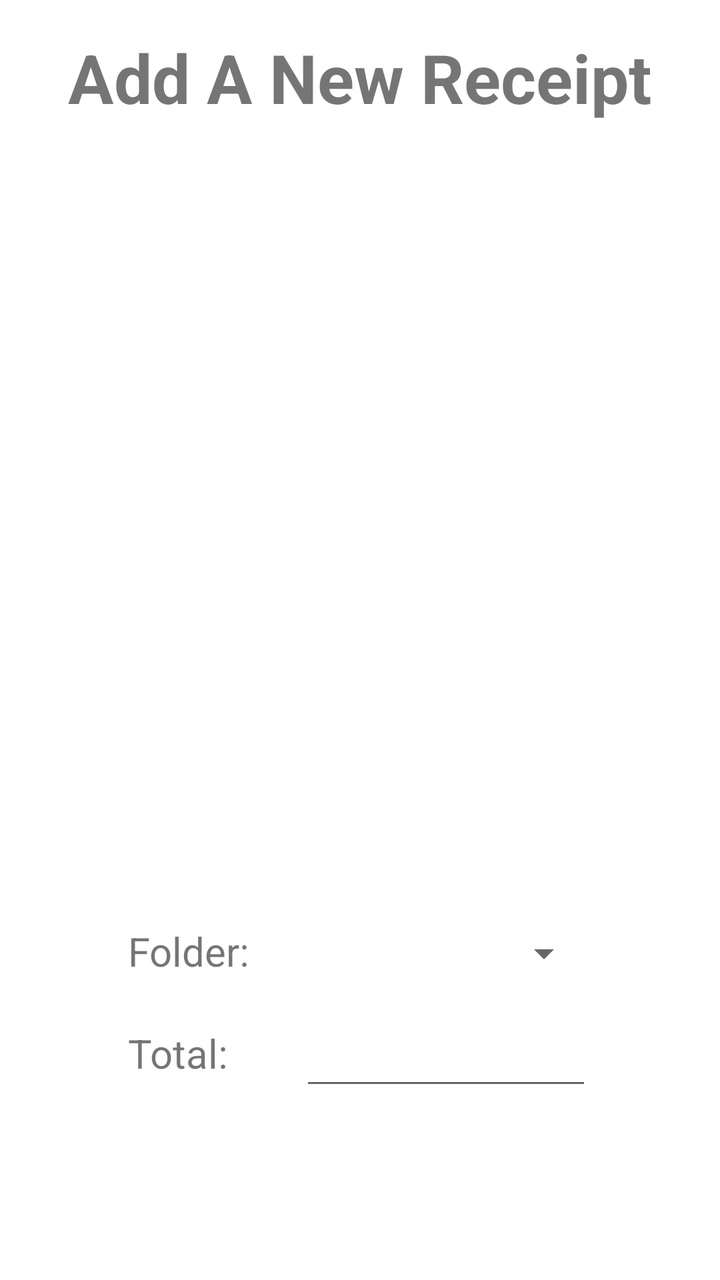
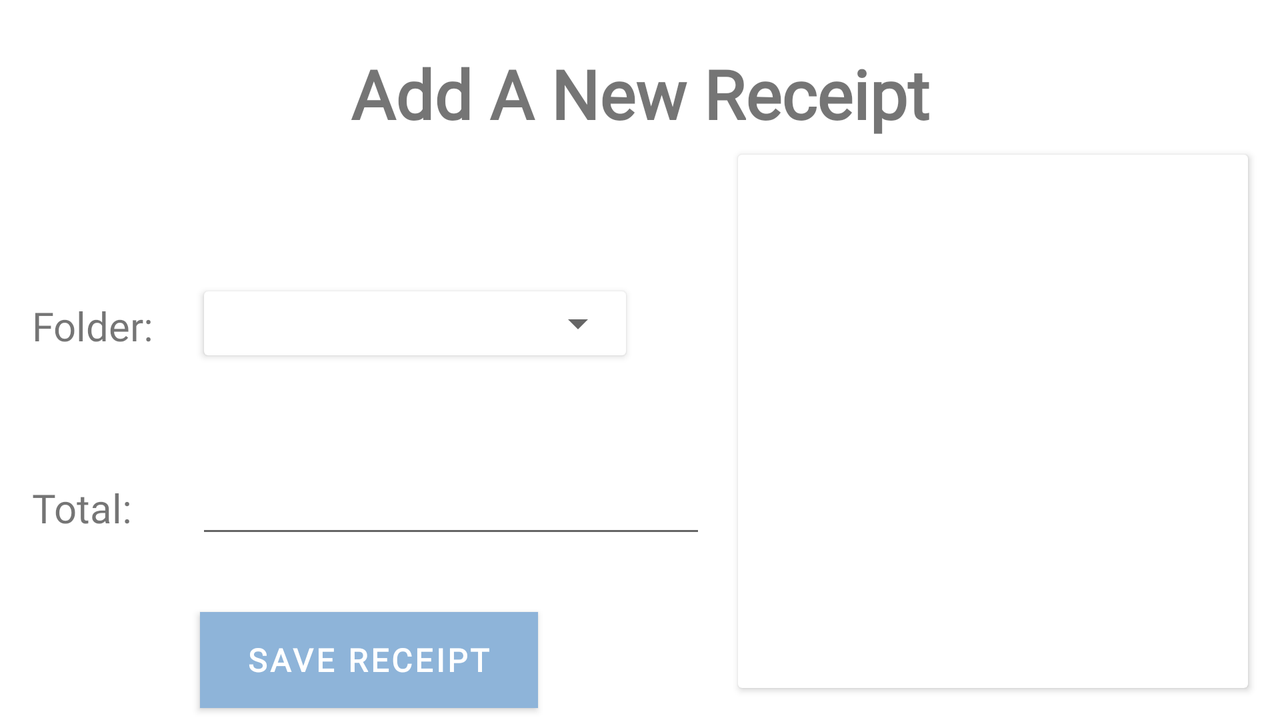

The same Android screen from two of the app's own layout files: first res/layout/ as a phone draws it, then the repository's variant for another configuration, drawn on a device whose configuration selects that folder. Both files follow.
<!-- AndroidManifest.xml: application theme Theme.MLReceiptStorer -->
<!-- res/layout/activity_add_receipt.xml -->
<?xml version="1.0" encoding="utf-8"?>
<androidx.constraintlayout.widget.ConstraintLayout xmlns:android="http://schemas.android.com/apk/res/android"
    xmlns:app="http://schemas.android.com/apk/res-auto"
    xmlns:tools="http://schemas.android.com/tools"
    android:layout_width="match_parent"
    android:layout_height="match_parent"
    tools:context=".AddReceiptActivity">

    <TextView
        android:id="@+id/textViewAddReceipt"
        android:layout_width="wrap_content"
        android:layout_height="wrap_content"
        android:layout_marginTop="16dp"
        android:text="@string/addReceipt"
        android:textSize="34sp"
        android:textStyle="bold"
        app:layout_constraintEnd_toEndOf="parent"
        app:layout_constraintStart_toStartOf="parent"
        app:layout_constraintTop_toTopOf="parent" />

    <ImageView
        android:id="@+id/imageViewReceiptAdd"
        android:layout_width="0dp"
        android:layout_height="0dp"
        android:layout_marginTop="16dp"
        android:layout_marginBottom="16dp"
        app:layout_constraintBottom_toTopOf="@+id/spinnerFolderSelect"
        app:layout_constraintEnd_toEndOf="parent"
        app:layout_constraintHorizontal_bias="0.0"
        app:layout_constraintStart_toStartOf="parent"
        app:layout_constraintTop_toBottomOf="@+id/textViewAddReceipt"
        app:layout_constraintVertical_bias="0.0" />

    <TextView
        android:id="@+id/textViewFolderTitle"
        android:layout_width="70dp"
        android:layout_height="wrap_content"
        android:layout_marginStart="64dp"
        android:layout_marginBottom="24dp"
        android:text="@string/folder"
        android:textSize="20sp"
        app:layout_constraintBottom_toTopOf="@+id/textViewTotalTitle"
        app:layout_constraintStart_toStartOf="parent" />

    <TextView
        android:id="@+id/textViewTotalTitle"
        android:layout_width="70dp"
        android:layout_height="wrap_content"
        android:layout_marginStart="64dp"
        android:layout_marginBottom="100dp"
        android:text="@string/total"
        android:textSize="20sp"
        app:layout_constraintBottom_toBottomOf="parent"
        app:layout_constraintStart_toStartOf="parent" />

    <Spinner
        android:id="@+id/spinnerFolderSelect"
        android:layout_width="0dp"
        android:layout_height="32dp"
        android:layout_marginStart="16dp"
        android:layout_marginEnd="64dp"
        android:layout_marginBottom="16dp"
        app:layout_constraintBottom_toTopOf="@+id/editTextReceiptTotal"
        app:layout_constraintEnd_toEndOf="parent"
        app:layout_constraintStart_toEndOf="@+id/textViewFolderTitle" />

    <EditText
        android:id="@+id/editTextReceiptTotal"
        android:layout_width="0dp"
        android:layout_height="wrap_content"
        android:layout_marginStart="16dp"
        android:layout_marginEnd="64dp"
        android:layout_marginBottom="90dp"
        android:ems="10"
        android:inputType="numberDecimal"
        app:layout_constraintBottom_toBottomOf="parent"
        app:layout_constraintEnd_toEndOf="parent"
        app:layout_constraintStart_toEndOf="@+id/textViewTotalTitle" />

</androidx.constraintlayout.widget.ConstraintLayout>
<!-- resources referenced by this layout -->
<resources>
  <string name="addReceipt">Add A New Receipt</string>
  <string name="folder">Folder:</string>
  <string name="total">Total:</string>
  <style name="Theme.MLReceiptStorer" parent="Theme.MaterialComponents.DayNight.NoActionBar">
          
          <item name="colorPrimary">@color/baby_blue</item>
          <item name="colorPrimaryVariant">@color/baby_blue</item>
          <item name="colorOnPrimary">@color/white</item>
          
          <item name="colorSecondary">@color/teal_200</item>
          <item name="colorSecondaryVariant">@color/teal_700</item>
          <item name="colorOnSecondary">@color/black</item>
          
          <item name="android:statusBarColor" tools:targetApi="l">?attr/colorPrimaryVariant</item>
          
      </style>
  <color name="baby_blue">#8EB4D9</color>
  <color name="white">#FFFFFFFF</color>
  <color name="teal_200">#FF03DAC5</color>
  <color name="teal_700">#FF018786</color>
  <color name="black">#FF000000</color>
</resources>
<!-- res/layout-land/activity_add_receipt.xml (the repository's variant of the layout above) -->
<!-- drawn on the phone turned sideways -->
<?xml version="1.0" encoding="utf-8"?>
<androidx.constraintlayout.widget.ConstraintLayout xmlns:android="http://schemas.android.com/apk/res/android"
    xmlns:app="http://schemas.android.com/apk/res-auto"
    xmlns:tools="http://schemas.android.com/tools"
    android:layout_width="match_parent"
    android:layout_height="match_parent"
    tools:context=".AddReceiptActivity">

    <Button
        android:id="@+id/buttonAddBusinessName2"
        android:layout_width="40dp"
        android:layout_height="40dp"
        android:layout_marginTop="-8dp"
        android:layout_marginEnd="8dp"
        android:background="@drawable/rounded_button"
        android:backgroundTint="@color/baby_blue"
        android:onClick="onAddFolder"
        android:text="@string/plusSign"
        android:textColor="#FFFFFF"
        app:layout_constraintEnd_toStartOf="@+id/cardView2"
        app:layout_constraintTop_toTopOf="@+id/textViewFolderTitle"
        tools:ignore="TouchTargetSizeCheck,TextContrastCheck" />

    <TextView
        android:id="@+id/textViewAddReceipt"
        android:layout_width="wrap_content"
        android:layout_height="wrap_content"
        android:layout_marginTop="24dp"
        android:fontFamily="@font/alegreya_sc"
        android:text="@string/addReceipt"
        android:textSize="34sp"
        android:textStyle="bold"
        app:layout_constraintEnd_toEndOf="parent"
        app:layout_constraintStart_toStartOf="parent"
        app:layout_constraintTop_toTopOf="parent" />

    <TextView
        android:id="@+id/textViewFolderTitle"
        android:layout_width="70dp"
        android:layout_height="wrap_content"
        android:layout_marginStart="16dp"
        android:layout_marginTop="80dp"
        android:fontFamily="@font/alegreya_sc"
        android:text="@string/folder"
        android:textSize="20sp"
        app:layout_constraintStart_toStartOf="parent"
        app:layout_constraintTop_toBottomOf="@+id/textViewAddReceipt" />

    <TextView
        android:id="@+id/textViewTotalTitle"
        android:layout_width="70dp"
        android:layout_height="wrap_content"
        android:layout_marginStart="16dp"
        android:layout_marginTop="64dp"
        android:fontFamily="@font/alegreya_sc"
        android:text="@string/total"
        android:textSize="20sp"
        app:layout_constraintStart_toStartOf="parent"
        app:layout_constraintTop_toBottomOf="@+id/textViewFolderTitle" />

    <EditText
        android:id="@+id/editTextReceiptTotal"
        android:layout_width="0dp"
        android:layout_height="wrap_content"
        android:layout_marginStart="12dp"
        android:layout_marginTop="-8dp"
        android:layout_marginEnd="8dp"
        android:ems="10"
        android:fontFamily="@font/alegreya_sc"
        android:inputType="numberDecimal"
        android:numeric="decimal"
        app:layout_constraintEnd_toStartOf="@+id/cardView2"
        app:layout_constraintStart_toEndOf="@+id/textViewTotalTitle"
        app:layout_constraintTop_toTopOf="@+id/textViewTotalTitle"
        tools:ignore="SpeakableTextPresentCheck,TouchTargetSizeCheck" />

    <Button
        android:id="@+id/buttonSaveReceipt"
        android:layout_width="0dp"
        android:layout_height="wrap_content"
        android:layout_marginStart="100dp"
        android:layout_marginTop="32dp"
        android:layout_marginEnd="100dp"
        android:background="@color/baby_blue"
        android:fontFamily="@font/alegreya_sc"
        android:onClick="onSaveReceipt"
        android:text="@string/saveReceipt"
        android:textColor="@color/white"
        android:textSize="16sp"
        android:textStyle="bold"
        app:layout_constraintEnd_toStartOf="@+id/cardView2"
        app:layout_constraintStart_toStartOf="parent"
        app:layout_constraintTop_toBottomOf="@+id/editTextReceiptTotal"
        tools:ignore="TextContrastCheck" />

    <androidx.cardview.widget.CardView
        android:id="@+id/cardView"
        android:layout_width="0dp"
        android:layout_height="32dp"
        android:layout_marginStart="16dp"
        android:layout_marginTop="-4dp"
        android:layout_marginEnd="8dp"
        app:layout_constraintEnd_toStartOf="@+id/buttonAddBusinessName2"
        app:layout_constraintStart_toEndOf="@+id/textViewFolderTitle"
        app:layout_constraintTop_toTopOf="@+id/textViewFolderTitle">

        <Spinner
            android:id="@+id/spinnerFolderSelect"
            android:layout_width="match_parent"
            android:layout_height="match_parent"
            tools:ignore="SpeakableTextPresentCheck,TouchTargetSizeCheck" />
    </androidx.cardview.widget.CardView>

    <androidx.cardview.widget.CardView
        android:id="@+id/cardView2"
        android:layout_width="0dp"
        android:layout_height="0dp"
        android:layout_marginStart="8dp"
        android:layout_marginTop="8dp"
        android:layout_marginEnd="16dp"
        android:layout_marginBottom="16dp"
        app:layout_constraintBottom_toBottomOf="parent"
        app:layout_constraintEnd_toEndOf="parent"
        app:layout_constraintStart_toEndOf="@+id/editTextReceiptTotal"
        app:layout_constraintTop_toBottomOf="@+id/textViewAddReceipt">

        <androidx.constraintlayout.widget.ConstraintLayout
            android:layout_width="match_parent"
            android:layout_height="match_parent">

            <ImageView
                android:id="@+id/imageViewReceiptAdd"
                android:layout_width="match_parent"
                android:layout_height="match_parent"
                android:contentDescription="@string/receiptDescription"
                android:visibility="visible"
                tools:layout_editor_absoluteX="8dp"
                tools:layout_editor_absoluteY="16dp" />
        </androidx.constraintlayout.widget.ConstraintLayout>

    </androidx.cardview.widget.CardView>

</androidx.constraintlayout.widget.ConstraintLayout>
<!-- resources referenced by the variant -->
<!-- as the phone turned sideways resolves them -->
<resources>
  <color name="baby_blue">#8EB4D9</color>
  <color name="white">#FFFFFFFF</color>
  <string name="addReceipt">Add A New Receipt</string>
  <string name="folder">Folder:</string>
  <string name="plusSign">+</string>
  <string name="receiptDescription">Saved Receipt</string>
  <string name="saveReceipt">Save Receipt</string>
  <string name="total">Total:</string>
  <style name="Theme.MLReceiptStorer" parent="Theme.MaterialComponents.DayNight.NoActionBar">
          
          <item name="colorPrimary">@color/baby_blue</item>
          <item name="colorPrimaryVariant">@color/baby_blue</item>
          <item name="colorOnPrimary">@color/white</item>
          
          <item name="colorSecondary">@color/teal_200</item>
          <item name="colorSecondaryVariant">@color/teal_700</item>
          <item name="colorOnSecondary">@color/black</item>
          
          <item name="android:statusBarColor" tools:targetApi="l">?attr/colorPrimaryVariant</item>
          
      </style>
  <color name="teal_200">#FF03DAC5</color>
  <color name="teal_700">#FF018786</color>
  <color name="black">#FF000000</color>
</resources>
